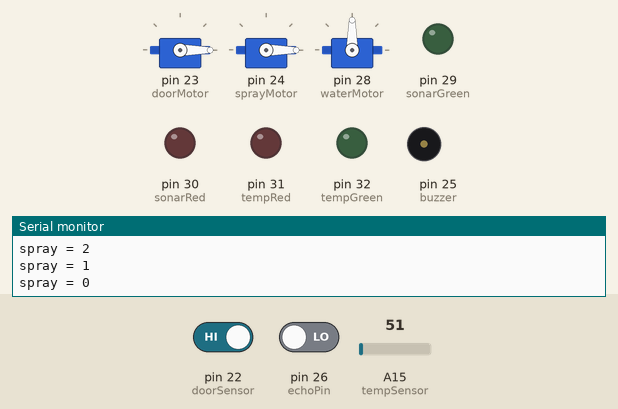
A sketch run on a simulated Arduino Mega 2560, built with avr-gcc and run on an emulated ATmega2560. On the bench: 3 × servo, output pins drawn as LEDs (lit = HIGH), buzzer (waves = sounding, pin HIGH), the last lines printed to the serial monitor. The inputs (shaded band) are chosen by the test bench; at power-on: A15 (tempSensor) = 51, pin 22 (doorSensor) HIGH, pin 26 (echoPin) LOW. Pins used as bus, display or sensor lines are not drawn.

Above: at 2.8 s.
2.9 s: A15 (tempSensor) set to 57
At 4.3 s:
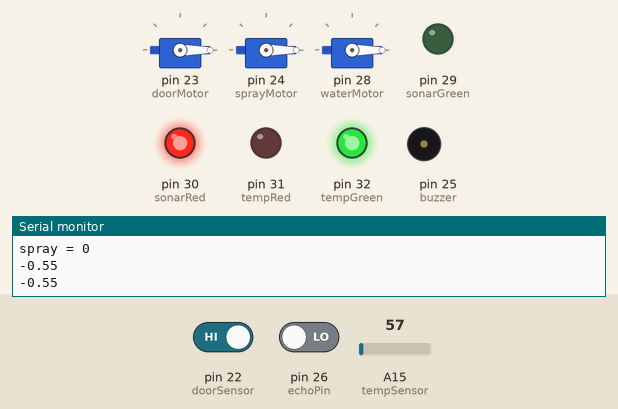
4.6 s: pin 22 (doorSensor) driven LOW
At 7.6 s:
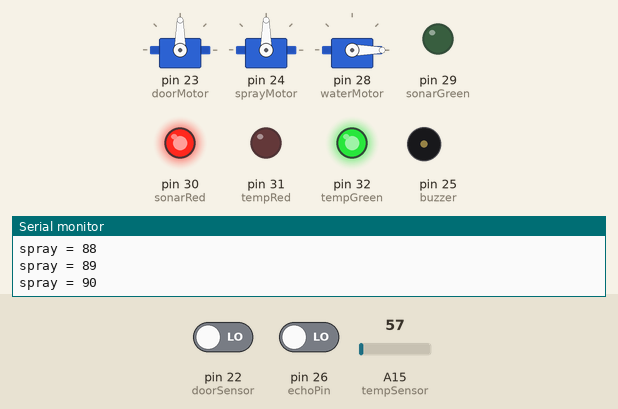
8.7 s: A15 (tempSensor) set to 30
At 10.0 s:
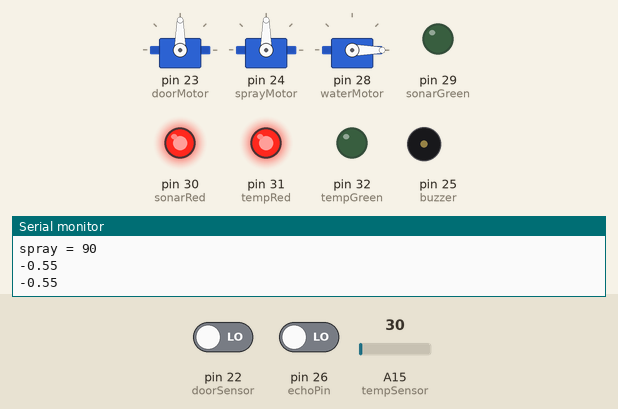
10.7 s: pin 22 (doorSensor) driven HIGH
At 13.7 s:
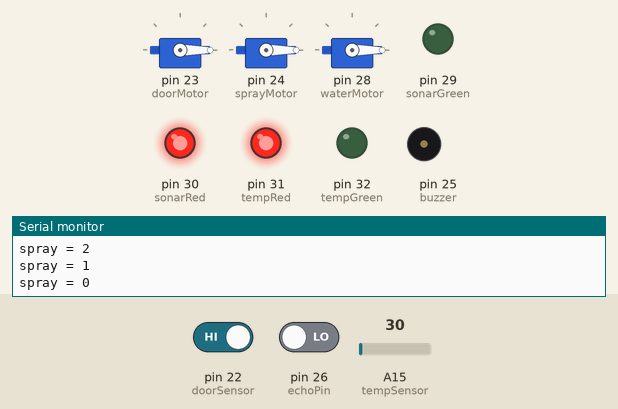
14.8 s: A15 (tempSensor) set to 61
At 16.0 s:
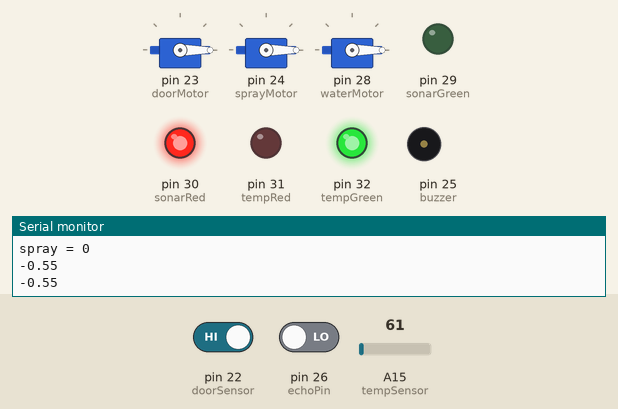
16.8 s: A15 (tempSensor) set to 15
At 18.3 s:
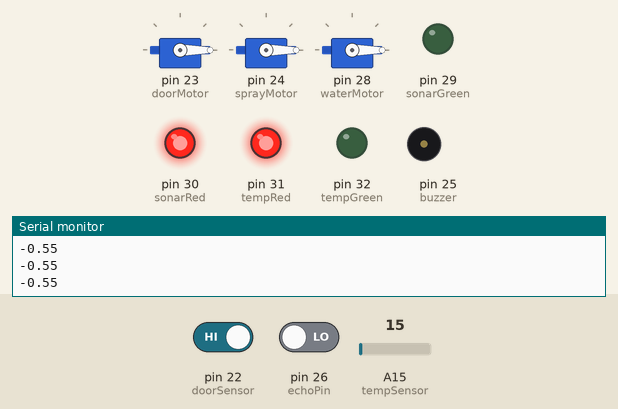
Timing chart, 0 to 19.8 s (numbered marks = the images above; inputs shaded):
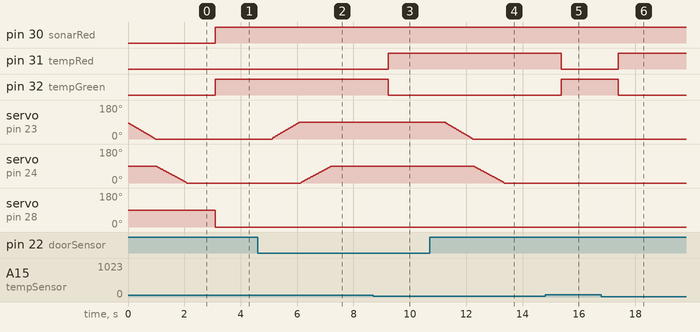

Measured:
- the behaviour switches between 53 and 54 on A15 (tempSensor) (found by bisection; images 0 and 1)
- after the input at 2.9 s, pin 32 (tempGreen): LOW → HIGH after 0.20 s
- after the input at 4.6 s, servo on pin 23 (doorMotor): moves from 0° to 90° over 0.97 s, starting after 0.52 s; servo on pin 24 (sprayMotor): moves from 0° to 90° over 1.1 s, starting after 1.5 s
- after the input at 8.7 s, pin 31 (tempRed): LOW → HIGH after 0.54 s; pin 32 (tempGreen): HIGH → LOW after 0.54 s
- after the input at 10.7 s, servo on pin 23 (doorMotor): moves from 90° to 0° over 0.97 s, starting after 0.56 s; servo on pin 24 (sprayMotor): moves from 90° to 0° over 1.1 s, starting after 1.6 s
- after the input at 14.8 s, pin 31 (tempRed): HIGH → LOW after 0.58 s; pin 32 (tempGreen): LOW → HIGH after 0.58 s
- after the input at 16.8 s, pin 31 (tempRed): LOW → HIGH after 0.60 s; pin 32 (tempGreen): HIGH → LOW after 0.60 s

The sketch:

sketch_oct06a.ino
```cpp
#include<Servo.h>
#include<Wire.h>
Servo doorMotor;
Servo sprayMotor;
Servo waterMotor;

int water = 0;

int doorSensor = 22;
int tempSensor = A15;

int tempRed = 31;
int tempGreen = 32;

int sonarRed = 30;
int sonarGreen = 29;


int triggerPin = 27 ;
int echoPin = 26;

int check = 0;
int second;
 int minute;
  int hour;

int buzzer = 25;
void setup() {

  Serial.begin(9600);
  doorMotor.attach(23);
  sprayMotor.attach(24);
  waterMotor.attach(28);

  pinMode(doorSensor, INPUT);
  pinMode(tempRed, OUTPUT);
  pinMode(tempGreen, OUTPUT);

  pinMode(echoPin, INPUT);
  pinMode(triggerPin, OUTPUT);


  pinMode(sonarGreen, OUTPUT);
  pinMode(sonarRed, OUTPUT);
   pinMode(buzzer, OUTPUT);
  Wire.begin();

}

void loop() {

  digitalWrite(triggerPin, LOW);

  int checkSensor = digitalRead(doorSensor);


  if (checkSensor == 0 && check == 1) {

    check = 0;
    int doorOpen = 0;
    for (doorOpen = 0; doorOpen <= 90; doorOpen++) {

      Serial.print("door = ");

      Serial.println(doorOpen);
      doorMotor.write(doorOpen);

    }
    int sprayOpen = 0;
    for (sprayOpen = 0; sprayOpen <= 90; sprayOpen++) {

      Serial.print("spray = ");

      Serial.println(sprayOpen);
      sprayMotor.write(sprayOpen);

    }
  }
  if (checkSensor == 1 && check == 0) {

    check = 1;
    int doorOpen = 0;
    for (doorOpen = 90; doorOpen >= 0; doorOpen--) {

      Serial.print("door = ");

      Serial.println(doorOpen);

      doorMotor.write(doorOpen);

    }
    int sprayOpen = 90;
    for (sprayOpen = 90; sprayOpen >= 0; sprayOpen--) {

      Serial.print("spray = ");

      Serial.println(sprayOpen);

      sprayMotor.write(sprayOpen);

    }
  }


  //Temp

  int value = analogRead(tempSensor);
  float currentTemp = ((value / 1024.0) * 5 * 1000) / 10;

  if (currentTemp <= 18) {

    digitalWrite(tempGreen , LOW);
    digitalWrite(tempRed , HIGH);
  }

  if (currentTemp >= 26) {

    digitalWrite(tempGreen , HIGH );
    digitalWrite(tempRed , LOW);
  }

  digitalWrite(triggerPin,HIGH);
  delay(10);
  digitalWrite(triggerPin,LOW);

  float distance = ((((pulseIn(echoPin,HIGH)*0.034)/2)-6)/1092)*100;
        Serial.println(distance);

  if(distance>=50){

    digitalWrite(sonarGreen , HIGH);
    digitalWrite(sonarRed ,  LOW);


    for (water = 0; water <= 90; water++) {


      waterMotor.write(water);

    }

  }

  if(distance < 3.0 ){

    digitalWrite(sonarGreen , LOW);
    digitalWrite(sonarRed ,  HIGH);


      waterMotor.write(0);


  }


}
```
